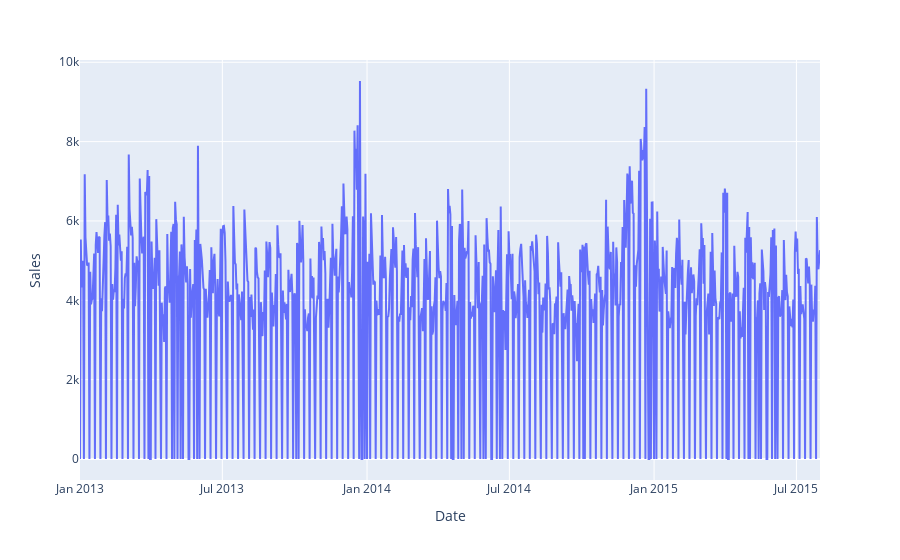

Notebook code cell kept with this figure:
### Code cell
fig = px.line(store1,x="Date",y="Sales")
fig.show()

### Figure 1 — Plotly figure (JSON) as saved in the notebook; plotly's stock layout.template omitted (floating-point values rounded to 4 significant figures; data arrays with more than 128 entries replaced by an {"elided": "..."} marker saying what was removed)
{"data": [{"hovertemplate": "Date=%{x}<br>Sales=%{y}<extra></extra>", "legendgroup": "", "line": {"color": "#636efa", "dash": "solid"}, "marker": {"symbol": "circle"}, "mode": "lines", "name": "", "orientation": "v", "showlegend": false, "type": "scatter", "x": {"elided": "942 str values"}, "xaxis": "x", "y": {"elided": "942 int values"}, "yaxis": "y"}], "layout": {"legend": {"tracegroupgap": 0}, "margin": {"t": 60}, "xaxis": {"anchor": "y", "domain": [0, 1], "title": {"text": "Date"}}, "yaxis": {"anchor": "x", "domain": [0, 1], "title": {"text": "Sales"}}}}
